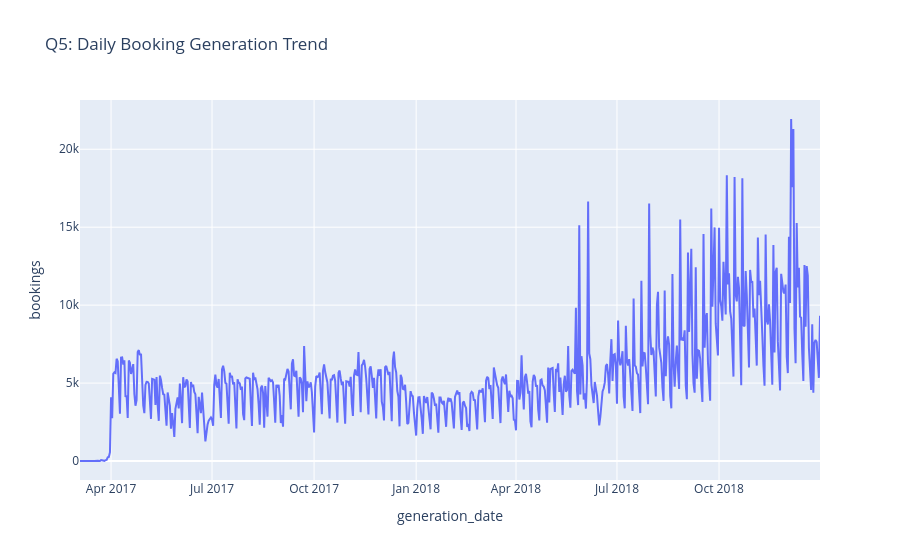

The notebook cell saved with this chart:
### Markdown cell above
### Q5: What is the booking trend over generation dates?

### Code cell
# Question 5: Generation date booking trends
print("Q5: What is the booking trend over generation dates?")
generation_trend = df_cleaned.groupby('generation_date').size().reset_index(name='bookings')
with pd.option_context('display.max_rows', None):
    print(generation_trend.to_string(index=False))
fig5 = px.line(generation_trend, x='generation_date', y='bookings',
                title="Q5: Daily Booking Generation Trend")
fig5.show()

### Figure 1 — Plotly figure (JSON) as saved in the notebook; plotly's stock layout.template omitted (floating-point values rounded to 4 significant figures; data arrays with more than 128 entries replaced by an {"elided": "..."} marker saying what was removed)
{"data": [{"hovertemplate": "generation_date=%{x}<br>bookings=%{y}<extra></extra>", "legendgroup": "", "line": {"color": "#636efa", "dash": "solid"}, "marker": {"symbol": "circle"}, "mode": "lines", "name": "", "orientation": "v", "showlegend": false, "type": "scatter", "x": {"elided": "659 str values"}, "xaxis": "x", "y": {"elided": "659 int values"}, "yaxis": "y"}], "layout": {"legend": {"tracegroupgap": 0}, "title": {"text": "Q5: Daily Booking Generation Trend"}, "xaxis": {"anchor": "y", "domain": [0, 1], "title": {"text": "generation_date"}}, "yaxis": {"anchor": "x", "domain": [0, 1], "title": {"text": "bookings"}}}}
